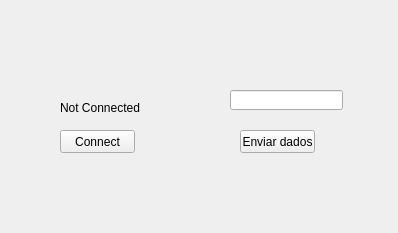
<?xml version="1.0" encoding="UTF-8"?>
<ui version="4.0">
 <class>MainWindow</class>
 <widget class="QMainWindow" name="MainWindow">
  <property name="geometry">
   <rect>
    <x>0</x>
    <y>0</y>
    <width>398</width>
    <height>233</height>
   </rect>
  </property>
  <property name="windowTitle">
   <string>MainWindow</string>
  </property>
  <widget class="QWidget" name="centralWidget">
   <widget class="QPushButton" name="buttonConnect">
    <property name="geometry">
     <rect>
      <x>60</x>
      <y>130</y>
      <width>75</width>
      <height>23</height>
     </rect>
    </property>
    <property name="text">
     <string>Connect</string>
    </property>
   </widget>
   <widget class="QPushButton" name="button_send">
    <property name="geometry">
     <rect>
      <x>240</x>
      <y>130</y>
      <width>75</width>
      <height>23</height>
     </rect>
    </property>
    <property name="text">
     <string>Enviar dados</string>
    </property>
   </widget>
   <widget class="QLineEdit" name="line_data">
    <property name="geometry">
     <rect>
      <x>230</x>
      <y>90</y>
      <width>113</width>
      <height>20</height>
     </rect>
    </property>
   </widget>
   <widget class="QLabel" name="label">
    <property name="geometry">
     <rect>
      <x>60</x>
      <y>100</y>
      <width>81</width>
      <height>16</height>
     </rect>
    </property>
    <property name="text">
     <string>Not Connected</string>
    </property>
   </widget>
  </widget>
 </widget>
 <layoutdefault spacing="6" margin="11"/>
 <resources/>
 <connections/>
</ui>
